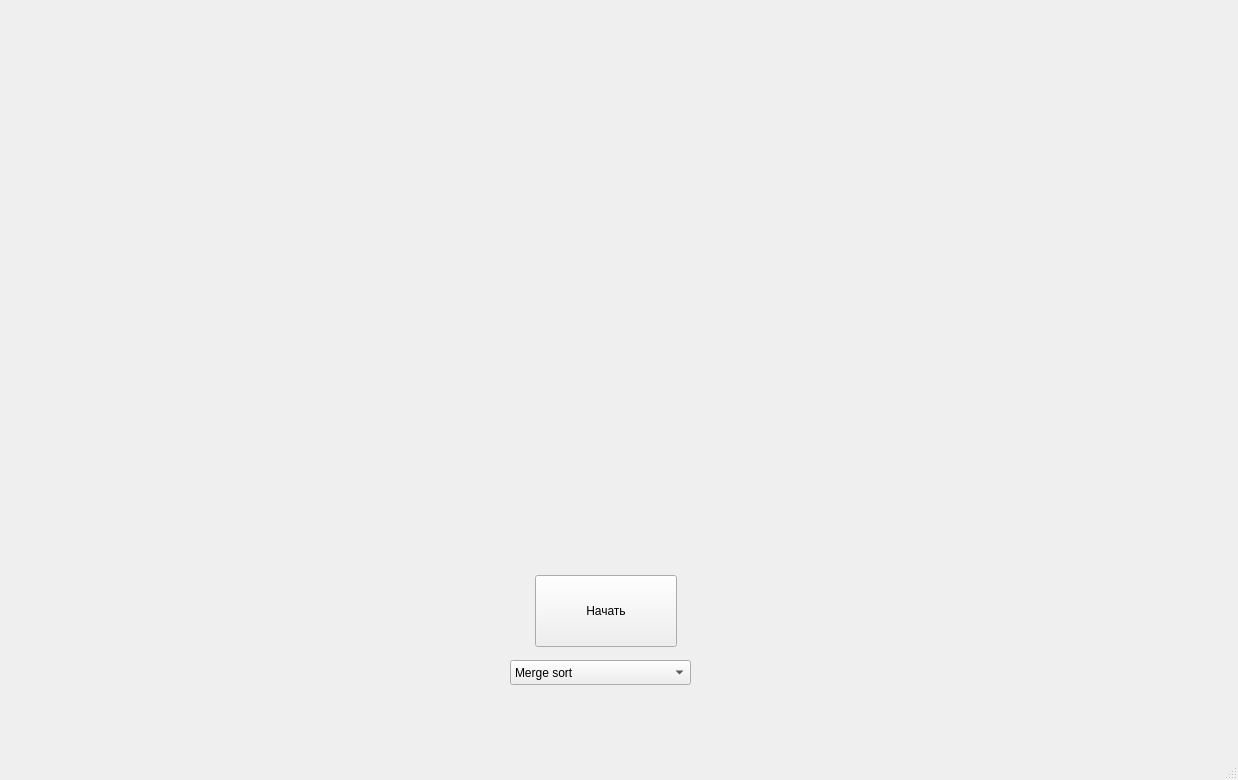
<?xml version="1.0" encoding="UTF-8"?>
<ui version="4.0">
 <class>MainWindow</class>
 <widget class="QMainWindow" name="MainWindow">
  <property name="geometry">
   <rect>
    <x>0</x>
    <y>0</y>
    <width>1238</width>
    <height>780</height>
   </rect>
  </property>
  <property name="minimumSize">
   <size>
    <width>1238</width>
    <height>780</height>
   </size>
  </property>
  <property name="maximumSize">
   <size>
    <width>1238</width>
    <height>779</height>
   </size>
  </property>
  <property name="windowTitle">
   <string>MainWindow</string>
  </property>
  <widget class="QWidget" name="centralwidget">
   <widget class="QPushButton" name="pushButton">
    <property name="geometry">
     <rect>
      <x>535</x>
      <y>575</y>
      <width>142</width>
      <height>72</height>
     </rect>
    </property>
    <property name="maximumSize">
     <size>
      <width>16777215</width>
      <height>16777215</height>
     </size>
    </property>
    <property name="text">
     <string>Начать</string>
    </property>
   </widget>
   <widget class="QComboBox" name="comboBox">
    <property name="geometry">
     <rect>
      <x>510</x>
      <y>660</y>
      <width>181</width>
      <height>25</height>
     </rect>
    </property>
    <property name="currentText">
     <string>Merge sort</string>
    </property>
    <item>
     <property name="text">
      <string>Merge sort</string>
     </property>
    </item>
    <item>
     <property name="text">
      <string>Quick sort</string>
     </property>
    </item>
    <item>
     <property name="text">
      <string>Heap sort</string>
     </property>
    </item>
   </widget>
  </widget>
  <widget class="QMenuBar" name="menubar">
   <property name="geometry">
    <rect>
     <x>0</x>
     <y>0</y>
     <width>1238</width>
     <height>22</height>
    </rect>
   </property>
  </widget>
  <widget class="QStatusBar" name="statusbar"/>
 </widget>
 <resources/>
 <connections/>
</ui>
